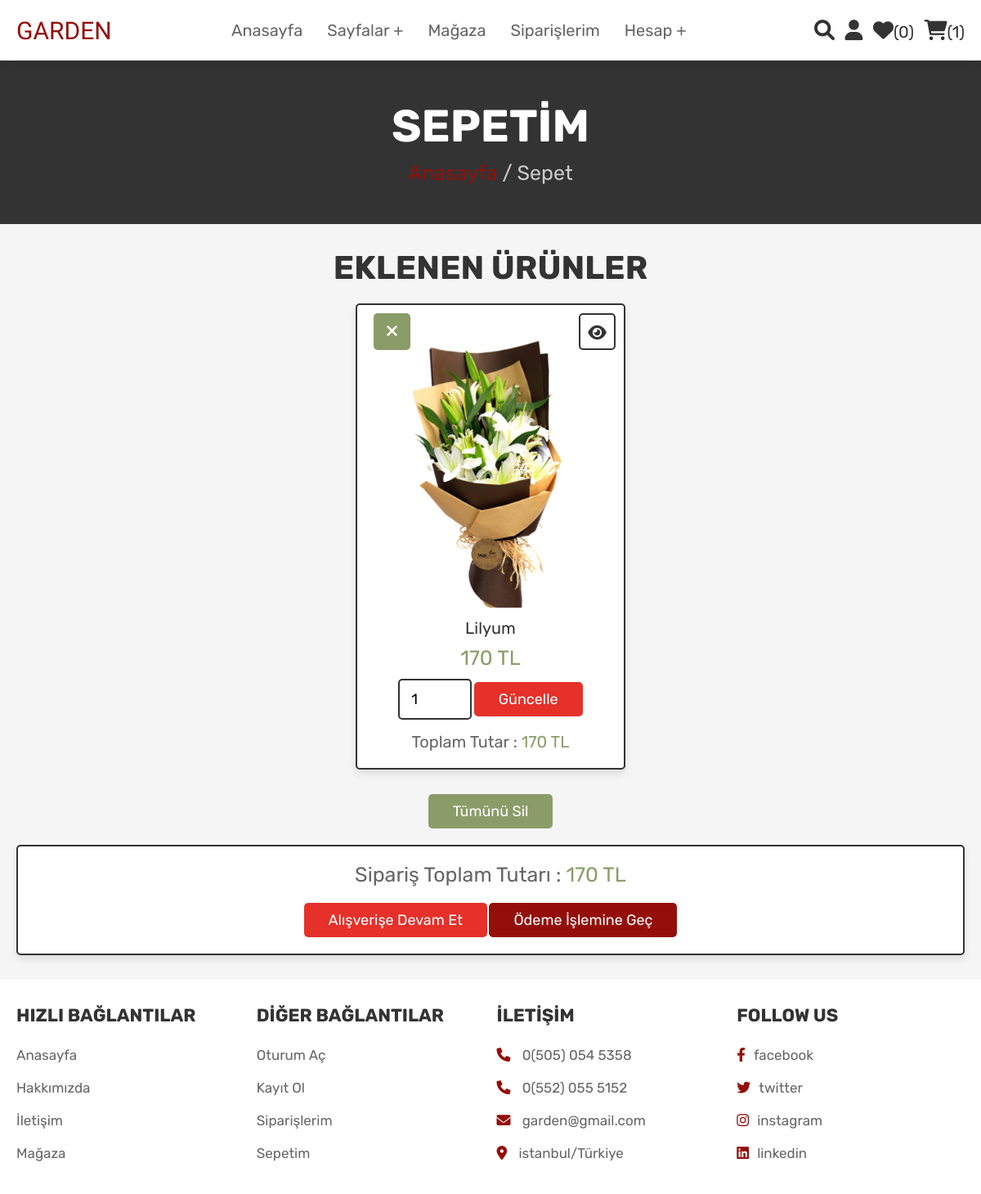
The page /flower/cart.php (signed in) on the database its author committed.
### tables this page shows
CREATE TABLE `cart` (
  `id` int NOT NULL,
  `user_id` int NOT NULL,
  `pid` int NOT NULL,
  `name` varchar(100) NOT NULL,
  `price` int NOT NULL,
  `quantity` int NOT NULL,
  `image` varchar(100) NOT NULL
);

### flower/cart.php (the view, shortened to what this page needs)
<?php
@include 'config.php';
$user_id = $_SESSION['user_id'];
?>
<!DOCTYPE html>
<html lang="en">
<head>
   <link rel="stylesheet" href="https://cdnjs.cloudflare.com/ajax/libs/font-awesome/6.0.0/css/all.min.css">
   <link rel="stylesheet" href="css/style.css">
</head>
<body>
<?php @include 'header.php'; ?>
<section class="heading">
    <h3>SEPETİM</h3>
    <p> <a href="home.php">Anasayfa</a> / Sepet </p>
</section>
<section class="shopping-cart">
    <h1 class="title">EKLENEN ÜRÜNLER</h1>
    <div class="box-container">
    <?php
        $grand_total = 0;
        $select_cart = mysqli_query($conn, "SELECT * FROM `cart` WHERE user_id = '$user_id'") or die('query failed');
        if(mysqli_num_rows($select_cart) > 0){
            while($fetch_cart = mysqli_fetch_assoc($select_cart)){
    ?>
    <div  class="box">
        <a href="cart.php?delete=<?php echo $fetch_cart['id']; ?>" class="fas fa-times" onclick="return confirm('Sepetten silinsin mi?');"></a>
        <a href="view_page.php?pid=<?php echo $fetch_cart['pid']; ?>" class="fas fa-eye"></a>
        <img src="uploaded_img/<?php echo $fetch_cart['image']; ?>" alt="" class="image">
        <div class="name"><?php echo $fetch_cart['name']; ?></div>
        <div class="price"><?php echo $fetch_cart['price']; ?> TL</div>
        <form action="" method="post">
            <input type="number" min="1" value="<?php echo $fetch_cart['quantity']; ?>" name="cart_quantity" class="qty">
            <input type="submit" value="Güncelle" class="option-btn" name="update_quantity">
        </form>
        <div class="sub-total"> Toplam Tutar : <span><?php echo $sub_total = ($fetch_cart['price'] * $fetch_cart['quantity']); ?> TL</span> </div>
    </div>
    <?php
    $grand_total += $sub_total;
        }
    }else{
        echo '<p class="empty">Sepetiniz boş</p>';
    }
    ?>
    </div>
    <div class="more-btn">
        <a href="cart.php?delete_all" class="delete-btn <?php echo ($grand_total > 1)?'':'disabled' ?>" onclick="return confirm('Sepetteki her şey silinsin mi?');">Tümünü Sil</a>
    </div>
    <div class="cart-total">
        <p>Sipariş Toplam Tutarı : <span><?php echo $grand_total; ?> TL</span></p>
        <a href="shop.php" class="option-btn">Alışverişe Devam Et</a>
        <a href="checkout.php" class="btn  <?php echo ($grand_total > 1)?'':'disabled' ?>">Ödeme İşlemine geç</a>
    </div>
</section>
<?php @include 'footer.php'; ?>
</body>
</html>

### flower/css/style.css (style rules this page uses)
:root { --pink:#940f0b; --red:#8a9d68; --orange:#e6302a; --black:#333; --white:#fff; --light-color:#666; --light-white:#ccc; --light-bg:#f5f5f5; --border:.2rem solid var(--black); --box-shadow:0 .5rem 1rem rgba(0,0,0,.1); }
* { font-family: 'Rubik', sans-serif; margin:0; padding:0; box-sizing: border-box; outline: none; border:none; text-decoration: none; transition:all .2s linear; }
html { font-size: 62.5%; overflow-x: hidden; scroll-behavior: smooth; scroll-padding-top: 6.5rem; }
body { background: var(--light-bg); }
section { padding:3rem 2rem; }
.btn, .delete-btn, .option-btn { display: inline-block; border-radius: .5rem; margin-top: 1rem; font-size: 1.8rem; color:var(--white); cursor: pointer; padding:1rem 3rem; text-transform: capitalize; }
.btn { background-color: var(--pink); }
.delete-btn { background-color: var(--red); }
.option-btn { background-color: var(--orange); }
.more-btn { margin-top: 2rem; text-align: center; }
.heading { display: flex; flex-flow: column; align-items: center; justify-content: center; gap:1rem; background-color: var(--black); text-align: center; min-height: 25vh; }
.heading h3 { font-size: 5.5rem; color:var(--white); text-transform: uppercase; }
.heading p { font-size: 2.5rem; color:var(--light-white); }
.heading p a { color:var(--pink); }
.title { text-align: center; margin-bottom: 2rem; color:var(--black); text-transform: uppercase; font-size: 4rem; }
.shopping-cart .box-container { max-width: 1200px; margin:0 auto; display: grid; grid-template-columns: repeat(auto-fit, 33rem); gap:1.5rem; align-items: flex-start; justify-content: center; }
.shopping-cart .box-container .box { padding:2rem; text-align: center; background-color: var(--white); border:var(--border); box-shadow: var(--box-shadow); border-radius: .5rem; position: relative; }
.shopping-cart .box-container .box .image { height: 35rem; width: 100%; object-fit: cover; }
.shopping-cart .box-container .box .fa-eye, .shopping-cart .box-container .box .fa-times { position: absolute; top:1rem; height: 4.5rem; width: 4.5rem; line-height: 4.3rem; font-size: 2rem; border-radius: .5rem; }
.shopping-cart .box-container .box .fa-eye { right:1rem; border:var(--border); background-color: var(--white); color:var(--black); }
.shopping-cart .box-container .box .fa-times { background-color: var(--red); color:var(--white); }
.shopping-cart .box-container .box .name { font-size: 2rem; color:var(--black); margin:1rem 0; }
.shopping-cart .box-container .box .price { font-size: 2.5rem; color:var(--red); margin:.5rem 0; }
.shopping-cart .box-container .box .qty { width: 9rem; padding:1.2rem 1.4rem; border-radius: .5rem; border:var(--border); font-size: 1.8rem; }
.shopping-cart .box-container .box .sub-total { margin-top: 1.5rem; font-size: 2rem; color:var(--light-color); }
.shopping-cart .box-container .box .sub-total span { color:var(--red); }
.shopping-cart .cart-total { max-width: 1200px; margin:0 auto; padding:2rem; text-align: center; background-color: var(--white); border:var(--border); box-shadow: var(--box-shadow); border-radius: .5rem; margin-top: 2rem; }
.shopping-cart .cart-total p { font-size: 2.5rem; color:var(--light-color); margin-bottom: 1rem; }
.shopping-cart .cart-total p span { color:var(--red); }

### rows shown on the page
cart: image (picture), name "Lilyum", price "170", cart_quantity "1"

### other values the page prints
$wishlist_num_rows "0"
$cart_num_rows "1"
$grand_total "170"
